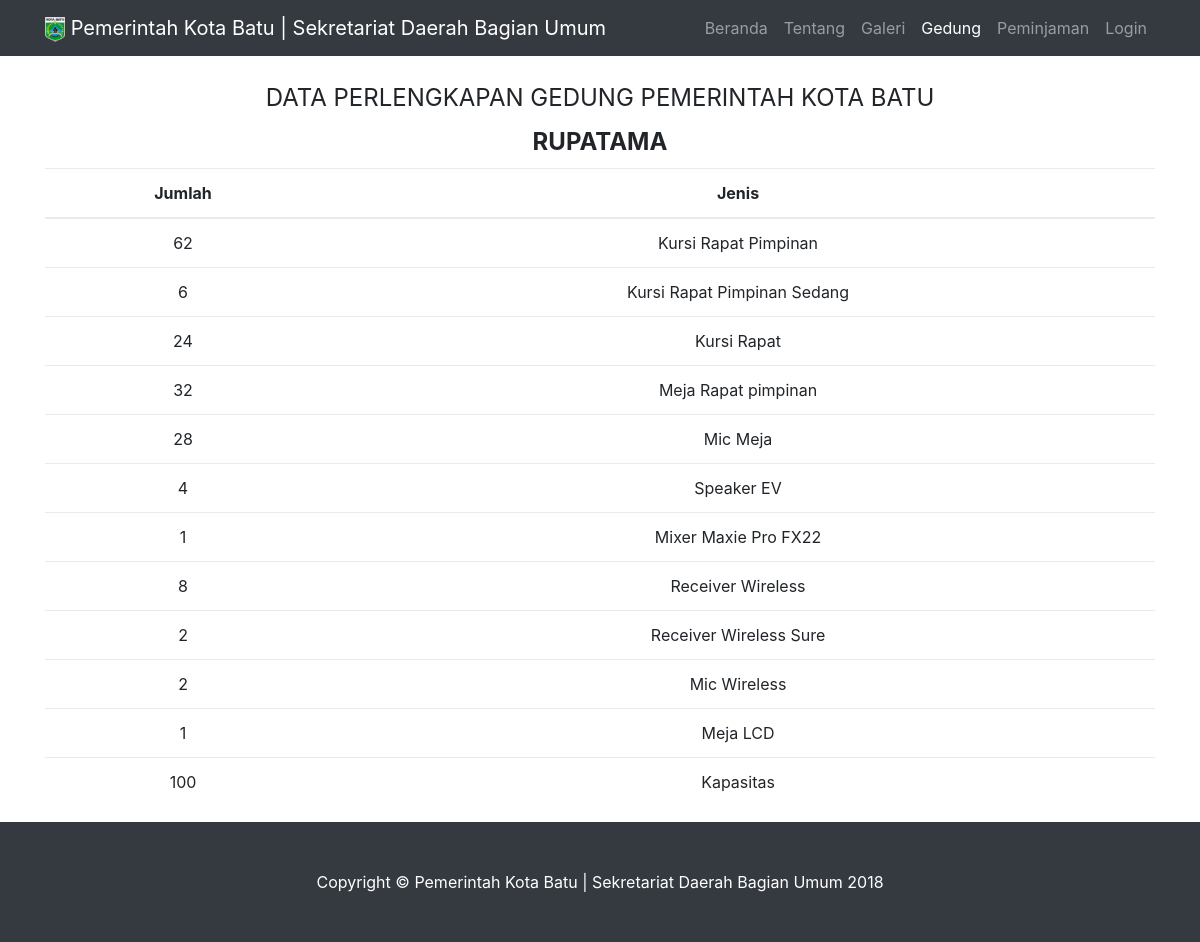
The page /index.php/awal/detail/1 on the database its author committed.
### tables this page shows
CREATE TABLE `fasilitas_gedung` (
  `id_fasilitas` int(11) NOT NULL,
  `fk_gedung` int(11) NOT NULL,
  `jumlah` int(11) NOT NULL,
  `jenis` varchar(255) NOT NULL
);

### application/controllers/Awal.php (called while the page is built, shortened)
<?php
class Awal extends CI_Controller {
	public function __construct()
	{
		$this->load->helper('url','form');
		$this->load->library('form_validation');
		$this->load->model('Admin_Model');
		$this->load->model('Peminjaman_Model');
		$this->load->model('Gedung_Model');
		$this->load->model('Galeri_Model');
		$this->load->model('Skpd_Model');
		$this->load->model('Fasilitas_Model');
		$this->load->library('encryption');
	}
	public function detail($id_gedung)
	{
		$fasilitas = $this->Fasilitas_Model->getFasilitasById($id_gedung);
		if (count($fasilitas) > 0) {
			foreach ($fasilitas as $key) {
				$nama_gedung = $key->nama_gedung;
			}
			$data['nama_gedung'] = $nama_gedung;
		}
		$data['fasilitas'] = $fasilitas;
		$this->load->view('awal/detail',$data);
	}
}

### index.php (called while the page is built, shortened)
<?php
require_once BASEPATH.'core/CodeIgniter.php';

### application/models/Fasilitas_Model.php (called while the page is built, shortened)
<?php
class Fasilitas_Model extends CI_Model {
	public function getFasilitasById($id_gedung)
	{
		$this->db->where('fk_gedung', $id_gedung);
		$this->db->join('gedung', 'gedung.id_gedung = fasilitas_gedung.fk_gedung', 'join');
		$query = $this->db->get('fasilitas_gedung');
		return $query->result();
	}
}

### application/views/awal/detail.php (the view, shortened to what this page needs)
<!DOCTYPE html>
<html lang="en">
  <head>
    <link href="<?php echo base_url() ?>/assets/user/vendor/bootstrap/css/bootstrap.min.css" rel="stylesheet">
    <link href="<?php echo base_url() ?>/assets/user/css/shop-homepage.css" rel="stylesheet">
  </head>
  <body>
    <nav class="navbar navbar-expand-lg navbar-dark bg-dark fixed-top">
      <div class="container">
        <a class="navbar-brand" href="<?php echo site_url('awal') ?>"><img src="<?php echo base_url('assets/logo.png') ?>" class="img-responsive" alt="Image" width="20px">       Pemerintah Kota Batu | Sekretariat Daerah Bagian Umum</a>
        <div class="collapse navbar-collapse" id="navbarResponsive">
          <ul class="navbar-nav ml-auto">
            <li class="nav-item">
              <a class="nav-link" href="<?php echo site_url('awal') ?>">Beranda
              </a>
            </li>
            <li class="nav-item">
              <a class="nav-link" href="<?php echo site_url('awal/tentang') ?>">Tentang</a>
            </li>
            <li class="nav-item">
              <a class="nav-link" href="<?php echo site_url('awal/galeri') ?>">Galeri</a>
            </li>
            <li class="nav-item active">
              <a class="nav-link" href="<?php echo site_url('awal/gedung') ?>">Gedung<span class="sr-only">(current)</span></a>
            </li>
            <li class="nav-item">
              <a class="nav-link" href="<?php echo site_url('awal/peminjaman') ?>">Peminjaman</a>
            </li>
            <li class="nav-item">
              <a class="nav-link" href="<?php echo site_url('login') ?>">Login</a>
            </li>
          </ul>
        </div>
      </div>
    </nav>
    <div class="container">
        <div class="col-lg-12">
          <br>
          <div class="row text-center">
          <legend><center>DATA PERLENGKAPAN GEDUNG PEMERINTAH KOTA BATU</center></legend>
            <legend><b><center><?php if (ISSET($nama_gedung)) {
              echo $nama_gedung;
            } ?></center></b></legend>
            <div class="table-responsive">
              <table class="table table-hover">
                <thead>
                  <tr>
                    <th>Jumlah</th>
                    <th>Jenis</th>
                  </tr>
                </thead>
                <tbody>
                  <?php foreach ($fasilitas as $key) { ?>
                    <tr>
                      <td><?php echo $key->jumlah ?></td>
                      <td><?php echo $key->jenis ?></td>
                    </tr>
                  <?php } ?>
                </tbody>
              </table>
            </div>
          </div>
        </div>
      </div>
    <footer class="py-5 bg-dark">
      <div class="container">
        <p class="m-0 text-center text-white">Copyright &copy; Pemerintah Kota Batu | Sekretariat Daerah Bagian Umum 2018</p>
      </div>
    </footer>
  </body>
</html>

### assets/user/css/shop-homepage.css (style rules this page uses)
body { padding-top: 54px; }
@media (min-width: 992px) { body { padding-top: 56px; } }

### rows shown on the page
fasilitas_gedung: jumlah "62", jenis "Kursi Rapat Pimpinan"
fasilitas_gedung: jumlah "6", jenis "Kursi Rapat Pimpinan Sedang"
fasilitas_gedung: jumlah "24", jenis "Kursi Rapat"
fasilitas_gedung: jumlah "32", jenis "Meja Rapat pimpinan"
fasilitas_gedung: jumlah "28", jenis "Mic Meja"
fasilitas_gedung: jumlah "4", jenis "Speaker EV"
fasilitas_gedung: jumlah "1", jenis "Mixer Maxie Pro FX22"
fasilitas_gedung: jumlah "8", jenis "Receiver Wireless"
fasilitas_gedung: jumlah "2", jenis "Receiver Wireless Sure"
fasilitas_gedung: jumlah "2", jenis "Mic Wireless"
fasilitas_gedung: jumlah "1", jenis "Meja LCD"
fasilitas_gedung: jumlah "100", jenis "Kapasitas"

### other values the page prints
$nama_gedung "RUPATAMA"
